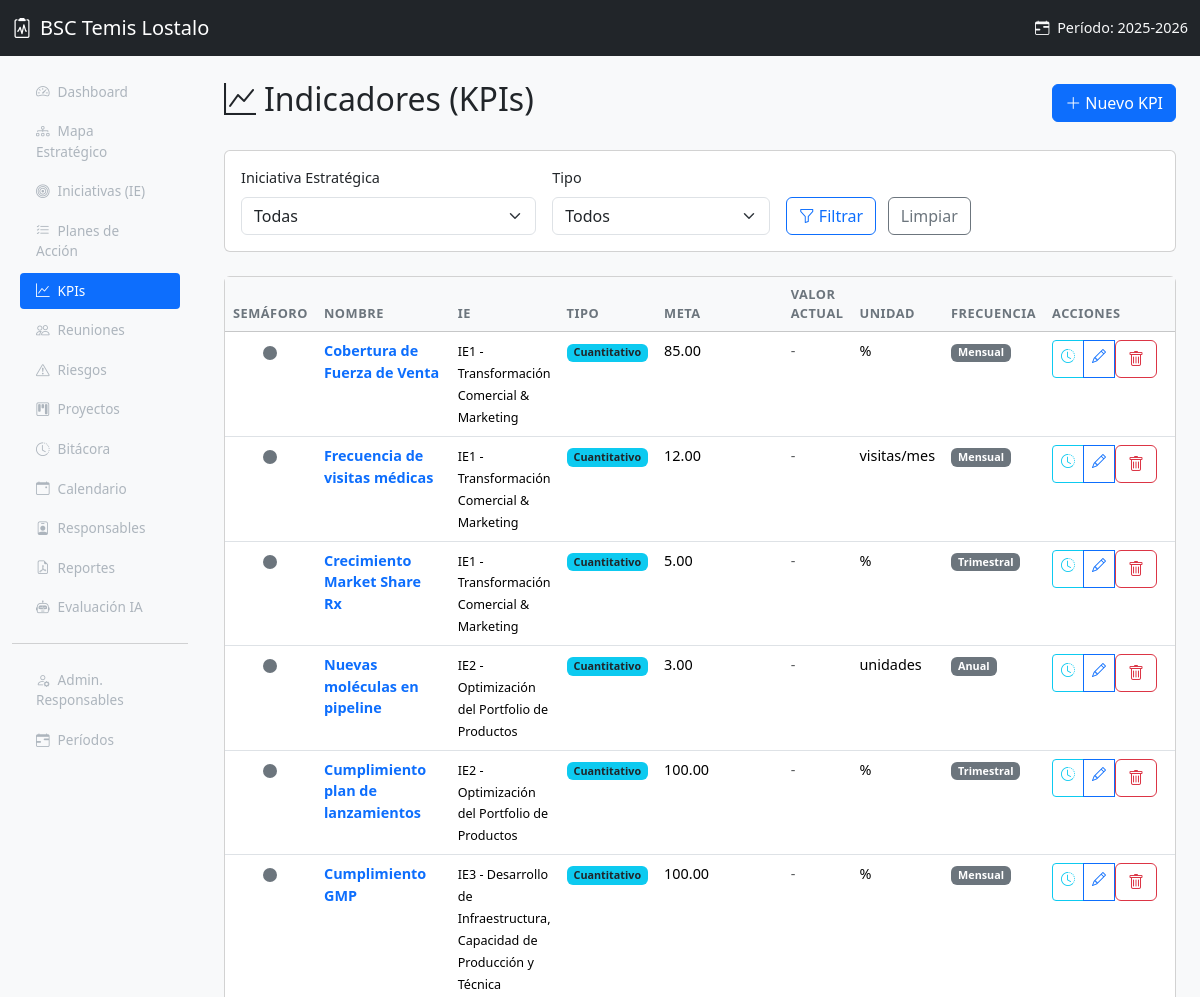
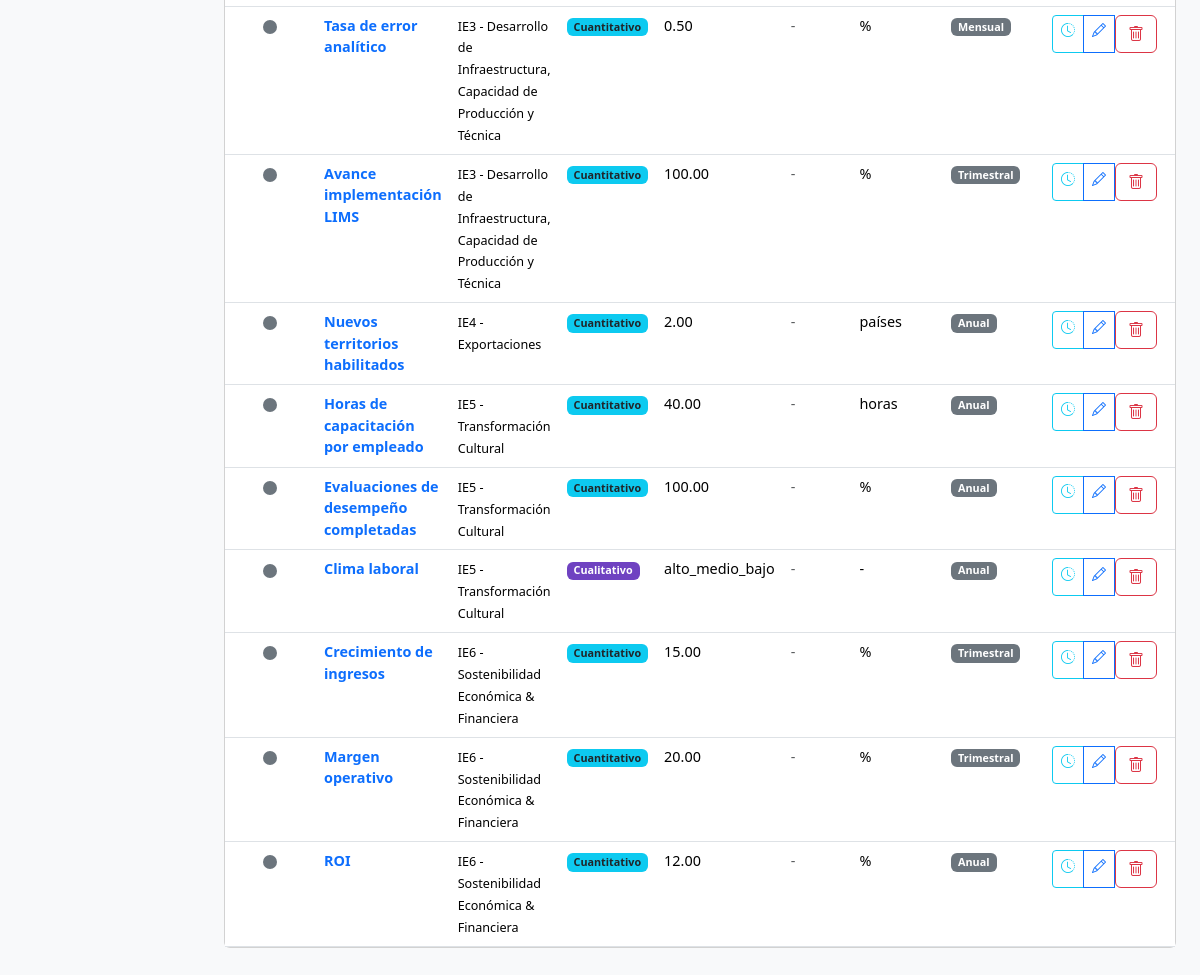
Screenshot of /index.php?page=kpis with the database file from the repository (2 pictures, top to bottom).
### tables this page shows
CREATE TABLE periodos_estrategicos (
    id INT AUTO_INCREMENT PRIMARY KEY,
    nombre VARCHAR(100) NOT NULL,
    fecha_inicio DATE NOT NULL,
    fecha_fin DATE NOT NULL,
    activo TINYINT(1) DEFAULT 0,
    created_at TIMESTAMP DEFAULT CURRENT_TIMESTAMP
);

CREATE TABLE kpis (
    id INT AUTO_INCREMENT PRIMARY KEY,
    iniciativa_id INT DEFAULT NULL,
    plan_accion_id INT DEFAULT NULL,
    periodo_id INT DEFAULT NULL,
    nombre VARCHAR(200) NOT NULL,
    tipo ENUM('cuantitativo','cualitativo') DEFAULT 'cuantitativo',
    unidad VARCHAR(50) DEFAULT NULL,
    meta DECIMAL(15,2) DEFAULT NULL,
    valor_actual DECIMAL(15,2) DEFAULT NULL,
    umbral_verde DECIMAL(5,2) DEFAULT 90.00,
    umbral_amarillo DECIMAL(5,2) DEFAULT 70.00,
    direccion ENUM('mayor_mejor','menor_mejor') DEFAULT 'mayor_mejor',
    escala_cualitativa VARCHAR(50) DEFAULT NULL,
    opciones_cualitativas TEXT,
    valor_cualitativo VARCHAR(100) DEFAULT NULL,
    estado_semaforo ENUM('verde','amarillo','rojo') DEFAULT NULL,
    frecuencia ENUM('mensual','trimestral','anual') DEFAULT 'mensual',
    activo TINYINT(1) DEFAULT 1,
    created_at TIMESTAMP DEFAULT CURRENT_TIMESTAMP,
    FOREIGN KEY (iniciativa_id) REFERENCES iniciativas_estrategicas(id) ON DELETE SET NULL,
    FOREIGN KEY (plan_accion_id) REFERENCES planes_accion(id) ON DELETE SET NULL,
    FOREIGN KEY (periodo_id) REFERENCES periodos_estrategicos(id) ON DELETE SET NULL
);

CREATE TABLE iniciativas_estrategicas (
    id INT AUTO_INCREMENT PRIMARY KEY,
    perspectiva_id INT NOT NULL,
    periodo_id INT DEFAULT NULL,
    codigo VARCHAR(10) NOT NULL,
    nombre VARCHAR(200) NOT NULL,
    descripcion TEXT,
    orden INT NOT NULL DEFAULT 0,
    FOREIGN KEY (perspectiva_id) REFERENCES perspectivas(id) ON DELETE CASCADE,
    FOREIGN KEY (periodo_id) REFERENCES periodos_estrategicos(id) ON DELETE SET NULL
);

### models/Kpi.php (called while the page is built, shortened)
<?php
require_once __DIR__ . '/../config/database.php';
require_once __DIR__ . '/../includes/functions.php';
class Kpi {
    static function getAll($pdo) {
        $stmt = $pdo->query("
            SELECT k.*, ie.nombre AS iniciativa_nombre, ie.codigo AS iniciativa_codigo
            FROM kpis k
            LEFT JOIN iniciativas_estrategicas ie ON ie.id = k.iniciativa_id
            ORDER BY k.id
        ");
        return $stmt->fetchAll();
    }
}

### views/kpis/index.php (the view, shortened to what this page needs)
<?php
require_once __DIR__ . '/../../models/Kpi.php';
require_once __DIR__ . '/../../models/Iniciativa.php';
$kpis = Kpi::getAll($pdo);
$filtroIE = $_GET['ie'] ?? '';
$filtroTipo = $_GET['tipo'] ?? '';
require_once __DIR__ . '/../layout/header.php';
?>
<div class="d-flex justify-content-between align-items-center mb-4">
    <h2><i class="bi bi-graph-up me-2"></i>Indicadores (KPIs)</h2>
    <a href="<?= BASE_URL ?>index.php?page=kpis&action=crear<?= $filtroIE ? '&filtro_ie=' . (int)$filtroIE : '' ?><?= $filtroTipo ? '&filtro_tipo=' . urlencode($filtroTipo) : '' ?>" class="btn btn-primary">
        <i class="bi bi-plus-lg me-1"></i>Nuevo KPI
    </a>
</div>
<div class="card mb-4">
    <div class="card-body">
        <form method="GET" class="row g-3 align-items-end">
            <div class="col-md-4">
                <label class="form-label">Iniciativa Estrat&eacute;gica</label>
                <select class="form-select" name="ie">
                    <option value="">Todas</option>
                </select>
            </div>
            <div class="col-md-3">
                <label class="form-label">Tipo</label>
                <select class="form-select" name="tipo">
                    <option value="">Todos</option>
                </select>
            </div>
            <div class="col-md-3">
                <button type="submit" class="btn btn-outline-primary me-2">
                    <i class="bi bi-funnel me-1"></i>Filtrar
                </button>
                <a href="<?= BASE_URL ?>index.php?page=kpis" class="btn btn-outline-secondary">Limpiar</a>
            </div>
        </form>
    </div>
</div>
<?php if (!empty($kpis)): ?>
<div class="card">
    <div class="table-responsive">
        <table class="table table-hover mb-0">
            <thead class="table-light">
                <tr>
                    <th style="width: 50px;">Sem&aacute;foro</th>
                    <th>Nombre</th>
                    <th>IE</th>
                    <th>Tipo</th>
                    <th>Meta</th>
                    <th>Valor Actual</th>
                    <th>Unidad</th>
                    <th>Frecuencia</th>
                    <th style="width: 150px;">Acciones</th>
                </tr>
            </thead>
            <tbody>
                <?php foreach ($kpis as $kpi): ?>
                    <?php
                    if ($kpi['tipo'] === 'cuantitativo') {
                        $semaforo = calcularSemaforo(
                            $kpi['valor_actual'],
                            $kpi['meta'],
                            $kpi['umbral_verde'],
                            $kpi['umbral_amarillo'],
                            $kpi['direccion']
                        );
                    } else {
                        $semaforo = $kpi['estado_semaforo'] ?? 'gris';
                    }
                    ?>
                    <tr>
                        <td class="text-center"><?= semaforoBadge($semaforo) ?></td>
                        <td>
                            <a href="<?= BASE_URL ?>index.php?page=kpis&action=historial&id=<?= (int)$kpi['id'] ?>" class="text-decoration-none fw-semibold">
                                <?= sanitize($kpi['nombre']) ?>
                            </a>
                        </td>
                        <td>
                            <?php if ($kpi['iniciativa_nombre']): ?>
                                <small><?= sanitize($kpi['iniciativa_codigo'] . ' - ' . $kpi['iniciativa_nombre']) ?></small>
                            <?php else: ?>
                                <small class="text-muted">Sin asignar</small>
                            <?php endif; ?>
                        </td>
                        <td>
                            <?php if ($kpi['tipo'] === 'cuantitativo'): ?>
                                <span class="badge bg-info text-dark">Cuantitativo</span>
                            <?php else: ?>
                                <span class="badge bg-purple text-white" style="background-color: #6f42c1;">Cualitativo</span>
                            <?php endif; ?>
                        </td>
                        <td>
                            <?php if ($kpi['tipo'] === 'cuantitativo'): ?>
                                <?= sanitize($kpi['meta'] ?? '-') ?>
                            <?php else: ?>
                                <?= sanitize($kpi['escala_cualitativa'] ?? '-') ?>
                            <?php endif; ?>
                        </td>
                        <td>
                            <?php if ($kpi['tipo'] === 'cuantitativo'): ?>
                                <?= $kpi['valor_actual'] !== null ? sanitize($kpi['valor_actual']) : '<span class="text-muted">-</span>' ?>
                            <?php else: ?>
                                <?= $kpi['valor_cualitativo'] ? sanitize($kpi['valor_cualitativo']) : '<span class="text-muted">-</span>' ?>
                            <?php endif; ?>
                        </td>
                        <td><?= sanitize($kpi['unidad'] ?? '-') ?></td>
                        <td><span class="badge bg-secondary"><?= sanitize(ucfirst($kpi['frecuencia'] ?? '-')) ?></span></td>
                        <td>
                            <div class="btn-group btn-group-sm">
                                <a href="<?= BASE_URL ?>index.php?page=kpis&action=historial&id=<?= (int)$kpi['id'] ?>"
                                   class="btn btn-outline-info" title="Historial">
                                    <i class="bi bi-clock-history"></i>
                                </a>
                                <a href="<?= BASE_URL ?>index.php?page=kpis&action=editar&id=<?= (int)$kpi['id'] ?><?= $filtroIE ? '&filtro_ie=' . (int)$filtroIE : '' ?><?= $filtroTipo ? '&filtro_tipo=' . urlencode($filtroTipo) : '' ?>"
                                   class="btn btn-outline-primary" title="Editar">
                                    <i class="bi bi-pencil"></i>
                                </a>
                                <form method="POST" action="<?= BASE_URL ?>index.php?page=kpis&action=eliminar&id=<?= (int)$kpi['id'] ?>"
                                      class="d-inline" onsubmit="return confirm('¿Eliminar este KPI?');">
                                    <button type="submit" class="btn btn-outline-danger" title="Eliminar">
                                        <i class="bi bi-trash"></i>
                                    </button>
                                </form>
                            </div>
                        </td>
                    </tr>
                <?php endforeach; ?>
            </tbody>
        </table>
    </div>
</div>
<?php endif; ?>
<?php require_once __DIR__ . '/../layout/footer.php'; ?>

### views/layout/header.php (shortened to what this page needs)
<!DOCTYPE html>
<html lang="es">
<head>
    <link href="https://cdn.jsdelivr.net/npm/bootstrap@5.3.3/dist/css/bootstrap.min.css" rel="stylesheet">
    <link href="https://cdn.jsdelivr.net/npm/bootstrap-icons@1.11.3/font/bootstrap-icons.min.css" rel="stylesheet">
    <link href="<?= BASE_URL ?>assets/css/style.css" rel="stylesheet">
</head>
<body>
    <nav class="navbar navbar-dark bg-dark fixed-top">
        <div class="container-fluid">
            <a class="navbar-brand d-flex align-items-center" href="<?= BASE_URL ?>">
                <i class="bi bi-clipboard2-pulse me-2"></i>
                BSC Temis Lostalo
            </a>
            <?php if ($periodoActivo): ?>
                <span class="navbar-text text-light">
                    <i class="bi bi-calendar-range me-1"></i>
                    Período: <?= sanitize($periodoActivo['nombre']) ?>
                </span>
            <?php endif; ?>
        </div>
    </nav>
    <div class="container-fluid">
        <div class="row">
            <nav id="sidebar" class="col-md-2 d-md-block sidebar offcanvas-md offcanvas-start">
                <div class="offcanvas-body position-sticky pt-3">
                    <ul class="nav flex-column">
                        <li class="nav-item">
                            <a class="nav-link <?= activeNav('dashboard', $page) ?>" href="<?= BASE_URL ?>index.php?page=dashboard">
                                <i class="bi bi-speedometer2 me-2"></i>Dashboard
                            </a>
                        </li>
                        <li class="nav-item">
                            <a class="nav-link <?= activeNav('mapa', $page) ?>" href="<?= BASE_URL ?>index.php?page=mapa">
                                <i class="bi bi-diagram-3 me-2"></i>Mapa Estratégico
                            </a>
                        </li>
                        <li class="nav-item">
                            <a class="nav-link <?= activeNav('iniciativas', $page) ?>" href="<?= BASE_URL ?>index.php?page=iniciativas">
                                <i class="bi bi-bullseye me-2"></i>Iniciativas (IE)
                            </a>
                        </li>
                        <li class="nav-item">
                            <a class="nav-link <?= activeNav('planes', $page) ?>" href="<?= BASE_URL ?>index.php?page=planes">
                                <i class="bi bi-list-check me-2"></i>Planes de Acción
                            </a>
                        </li>
                        <li class="nav-item">
                            <a class="nav-link <?= activeNav('kpis', $page) ?>" href="<?= BASE_URL ?>index.php?page=kpis">
                                <i class="bi bi-graph-up me-2"></i>KPIs
                            </a>
                        </li>
                        <li class="nav-item">
                            <a class="nav-link <?= activeNav('reuniones', $page) ?>" href="<?= BASE_URL ?>index.php?page=reuniones">
                                <i class="bi bi-people me-2"></i>Reuniones
                            </a>
                        </li>
                        <li class="nav-item">
                            <a class="nav-link <?= activeNav('riesgos', $page) ?>" href="<?= BASE_URL ?>index.php?page=riesgos">
                                <i class="bi bi-exclamation-triangle me-2"></i>Riesgos
                            </a>
                        </li>
                        <li class="nav-item">
                            <a class="nav-link <?= activeNav('proyectos', $page) ?>" href="<?= BASE_URL ?>index.php?page=proyectos">
                                <i class="bi bi-kanban me-2"></i>Proyectos
                            </a>
                        </li>
                        <li class="nav-item">
                            <a class="nav-link <?= activeNav('bitacora', $page) ?>" href="<?= BASE_URL ?>index.php?page=bitacora">
                                <i class="bi bi-clock-history me-2"></i>Bitácora
                            </a>
                        </li>
                        <li class="nav-item">
                            <a class="nav-link <?= activeNav('calendario', $page) ?>" href="<?= BASE_URL ?>index.php?page=calendario">
                                <i class="bi bi-calendar-event me-2"></i>Calendario
                            </a>
                        </li>
                        <li class="nav-item">
                            <a class="nav-link <?= activeNav('responsables', $page) ?>" href="<?= BASE_URL ?>index.php?page=responsables">
                                <i class="bi bi-person-badge me-2"></i>Responsables
                            </a>
                        </li>
                        <li class="nav-item">
                            <a class="nav-link <?= activeNav('reportes', $page) ?>" href="<?= BASE_URL ?>index.php?page=reportes">
                                <i class="bi bi-file-earmark-pdf me-2"></i>Reportes
                            </a>
                        </li>
                        <li class="nav-item">
                            <a class="nav-link <?= activeNav('evaluacion', $page) ?>" href="<?= BASE_URL ?>index.php?page=evaluacion">
                                <i class="bi bi-robot me-2"></i>Evaluación IA
                            </a>
                        </li>
                        <hr class="text-muted">
                        <li class="nav-item">
                            <a class="nav-link <?= activeNav('admin_responsables', $page) ?>" href="<?= BASE_URL ?>index.php?page=admin_responsables">
                                <i class="bi bi-person-gear me-2"></i>Admin. Responsables
                            </a>
                        </li>
                        <li class="nav-item">
                            <a class="nav-link <?= activeNav('periodos', $page) ?>" href="<?= BASE_URL ?>index.php?page=periodos">
                                <i class="bi bi-calendar-range me-2"></i>Períodos
                            </a>
                        </li>
                    </ul>
                </div>
            </nav>
            <main class="col-md-10 ms-sm-auto px-md-4 main-content">

### includes/functions.php (shortened to what this page needs)
<?php
function calcularSemaforo($valor, $meta, $umbralVerde, $umbralAmarillo, $direccion) {
    if ($valor === null || $meta === null) return 'gris';
}
function semaforoBadge($estado) {
    $colores = [
        'verde' => '#198754',
        'amarillo' => '#ffc107',
        'rojo' => '#dc3545',
        'gris' => '#6c757d'
    ];
    $color = $colores[$estado] ?? '#6c757d';
    return '<span class="status-circle" style="background-color:' . $color . ';" title="' . ucfirst($estado) . '"></span>';
}
function sanitize($input) {
    return htmlspecialchars(trim($input), ENT_QUOTES, 'UTF-8');
}
function activeNav($page, $current) {
    return ($page === $current) ? 'active' : '';
}
function getPeriodoActivo($pdo) {
    $stmt = $pdo->query("SELECT * FROM periodos_estrategicos WHERE activo = 1 LIMIT 1");
    return $stmt->fetch();
}

### rows the page displays
periodos_estrategicos: nombre "2025-2026"
kpis: nombre "Cobertura de Fuerza de Venta", iniciativa.nombre "IE1 - Transformación Comercial & Marketing", tipo "Cuantitativo", meta "85.00", unidad "%", frecuencia "Mensual"
kpis: nombre "Frecuencia de visitas médicas", iniciativa.nombre "IE1 - Transformación Comercial & Marketing", tipo "Cuantitativo", meta "12.00", unidad "visitas/mes", frecuencia "Mensual"
kpis: nombre "Crecimiento Market Share Rx", iniciativa.nombre "IE1 - Transformación Comercial & Marketing", tipo "Cuantitativo", meta "5.00", unidad "%", frecuencia "Trimestral"
kpis: nombre "Nuevas moléculas en pipeline", iniciativa.nombre "IE2 - Optimización del Portfolio de Productos", tipo "Cuantitativo", meta "3.00", unidad "unidades", frecuencia "Anual"
kpis: nombre "Cumplimiento plan de lanzamientos", iniciativa.nombre "IE2 - Optimización del Portfolio de Productos", tipo "Cuantitativo", meta "100.00", unidad "%", frecuencia "Trimestral"
kpis: nombre "Cumplimiento GMP", iniciativa.nombre "IE3 - Desarrollo de Infraestructura, Capacidad de Producción y Técnica", tipo "Cuantitativo", meta "100.00", unidad "%", frecuencia "Mensual"
kpis: nombre "Tasa de error analítico", iniciativa.nombre "IE3 - Desarrollo de Infraestructura, Capacidad de Producción y Técnica", tipo "Cuantitativo", meta "0.50", unidad "%", frecuencia "Mensual"
kpis: nombre "Avance implementación LIMS", iniciativa.nombre "IE3 - Desarrollo de Infraestructura, Capacidad de Producción y Técnica", tipo "Cuantitativo", meta "100.00", unidad "%", frecuencia "Trimestral"
kpis: nombre "Nuevos territorios habilitados", iniciativa.nombre "IE4 - Exportaciones", tipo "Cuantitativo", meta "2.00", unidad "países", frecuencia "Anual"
kpis: nombre "Horas de capacitación por empleado", iniciativa.nombre "IE5 - Transformación Cultural", tipo "Cuantitativo", meta "40.00", unidad "horas", frecuencia "Anual"
kpis: nombre "Evaluaciones de desempeño completadas", iniciativa.nombre "IE5 - Transformación Cultural", tipo "Cuantitativo", meta "100.00", unidad "%", frecuencia "Anual"
kpis: nombre "Clima laboral", iniciativa.nombre "IE5 - Transformación Cultural", tipo "Cualitativo", escala_cualitativa "alto_medio_bajo", unidad "-", frecuencia "Anual"
kpis: nombre "Crecimiento de ingresos", iniciativa.nombre "IE6 - Sostenibilidad Económica & Financiera", tipo "Cuantitativo", meta "15.00", unidad "%", frecuencia "Trimestral"
kpis: nombre "Margen operativo", iniciativa.nombre "IE6 - Sostenibilidad Económica & Financiera", tipo "Cuantitativo", meta "20.00", unidad "%", frecuencia "Trimestral"
kpis: nombre "ROI", iniciativa.nombre "IE6 - Sostenibilidad Económica & Financiera", tipo "Cuantitativo", meta "12.00", unidad "%", frecuencia "Anual"
